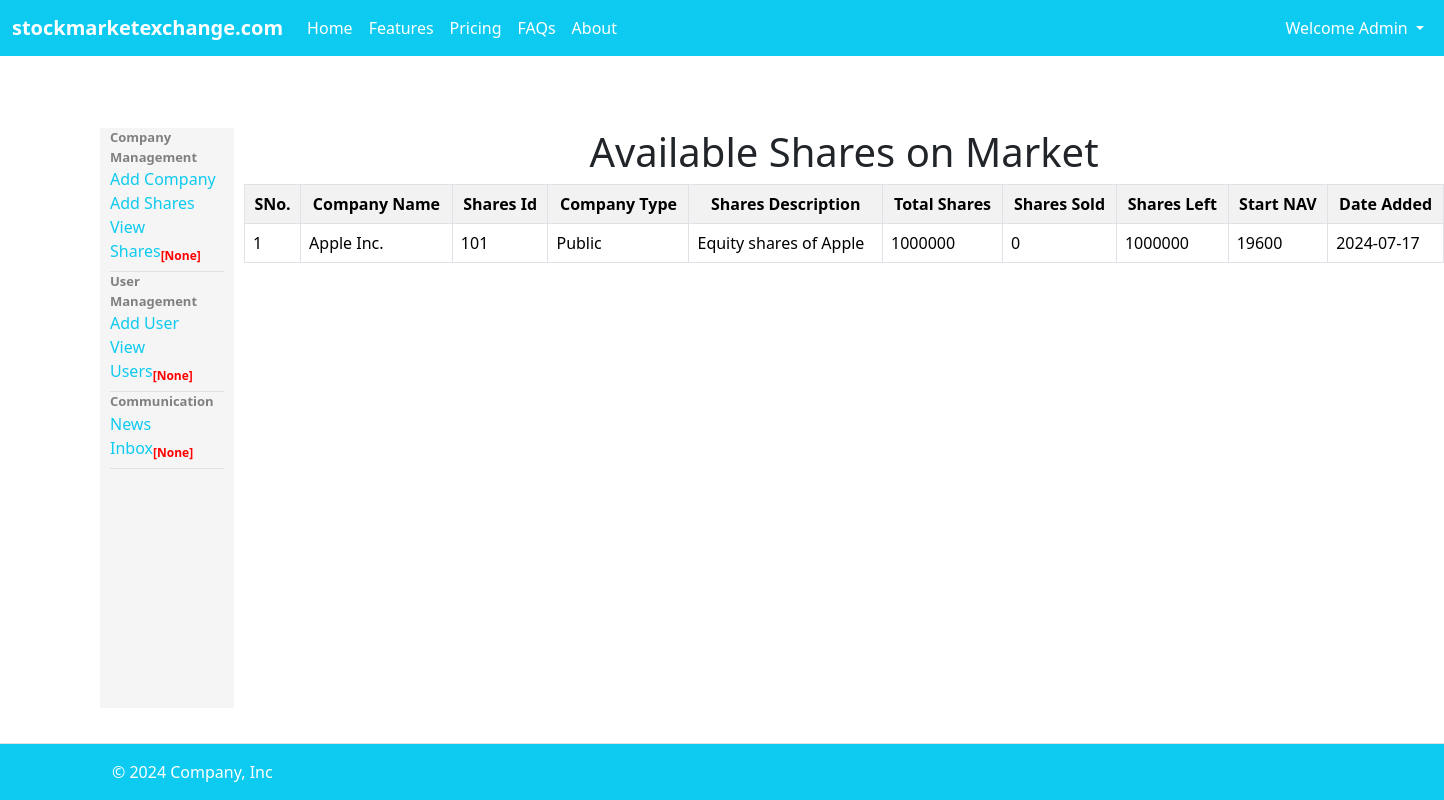
The app's page /viewsharesadmin with its own data.
### tables this page shows
CREATE TABLE Shares (CompanyName VARCHAR(255),SharesId VARCHAR(255),CompanyType VARCHAR(255),SharesDescription VARCHAR(255),TotalShares INT(10),SharesSold INT(10),SharesLeft INT(10),StartNAV DECIMAL(12,2),date_share DATE);

### app.py (the view)
@app.route('/viewsharesadmin')
def viewsharesadmin():
    users = session.get('users')
    shares = session.get('shares')
    queries = session.get('queries')
    with sqlite3.connect('database.db') as con:
        cur = con.cursor()
        cur.execute('SELECT rowid,CompanyName,SharesId,CompanyType,SharesDescription,TotalShares,SharesSold,SharesLeft,StartNAV,date_share FROM Shares')
        rows = cur.fetchall()
        con.commit()
    return render_template("viewsharesadmin.html",rows=rows,shares=shares,users=users,queries=queries)

### templates/viewsharesadmin.html (shortened to what this page needs)
{% extends "adminlogin.html" %}
{% block body %}
<h1 style="text-align: center;">Available Shares on Market</h1>
<table style="width: 1200px;" class="table table-striped table-bordered">
    <tr style="text-align: center;">
        <th>SNo.</th>
        <th>Company Name</th>
        <th>Shares Id</th>
        <th>Company Type</th>
        <th>Shares Description</th>
        <th>Total Shares</th>
        <th>Shares Sold</th>
        <th>Shares Left</th>
        <th>Start NAV</th>
        <th>Date Added</th>
    </tr>
    {% for row in rows %}
    <tr>
        <td>{{ row[0] }}</td>
        <td>{{ row[1] }}</td>
        <td>{{ row[2] }}</td>
        <td>{{ row[3] }}</td>
        <td>{{ row[4] }}</td>
        <td>{{ row[5] }}</td>
        <td>{{ row[6] }}</td>
        <td>{{ row[7] }}</td>
        <td>{{ row[8] }}</td>
        <td>{{ row[9] }}</td>
    </tr>
    {% endfor %}
</table>
{% endblock %}

### records on screen
Shares: rowid "1", CompanyName "Apple Inc.", SharesId "101", CompanyType "Public", SharesDescription "Equity shares of Apple", TotalShares "1000000", SharesSold "0", SharesLeft "1000000", StartNAV "19600", date_share "2024-07-17"

### other values on screen
{{ shares }} "None"
{{ users }} "None"
{{ queries }} "None"
